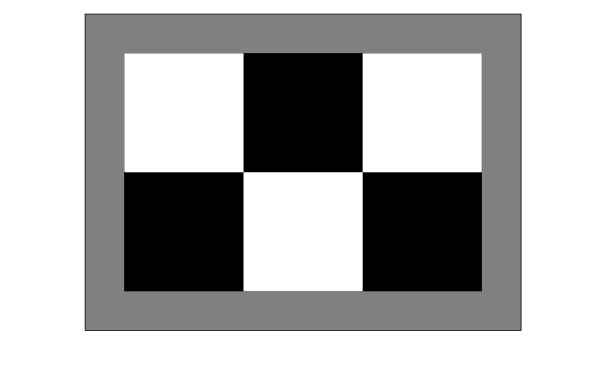
//> input picture test.png, 598 x 380 px
$ ./baseline test.png   (built with g++ and OpenCV 4)
//> lines starting //> are read from the running program, lines starting //| are printed output that depends on the picture; after the words box and inside, x2 and y2 are one past the last pixel; in counts of white or black regions, pixels touching at a corner belong together
#include "opencv2/imgproc/imgproc.hpp"
#include "opencv2/highgui/highgui.hpp"
#include <iostream>
using namespace cv;
using namespace std;
Mat src, src_gray;
int maxCorners = 10;
int maxTrackbar = 25;
RNG rng(12345);
const char* source_window = "Image";
void goodFeaturesToTrack_Demo( int, void* );
int main( int argc, char** argv )
{
    CommandLineParser parser( argc, argv, "{@input | pic3.png | input image}" );
    src = imread( samples::findFile( parser.get<String>( "@input" ) ) );
//> src is the input picture: 380 rows x 598 cols, CV_8UC3; min 0, max 255, mean 176.7
    if( src.empty() )
    {
        cout << "Could not open or find the image!\n" << endl;
        cout << "Usage: " << argv[0] << " <Input image>" << endl;
        return -1;
    }
    cvtColor( src, src_gray, COLOR_BGR2GRAY );
    namedWindow( source_window );
    createTrackbar( "Max corners:", source_window, &maxCorners, maxTrackbar, goodFeaturesToTrack_Demo );
    imshow( source_window, src );
    goodFeaturesToTrack_Demo( 0, 0 );
    waitKey();
    return 0;
}
void goodFeaturesToTrack_Demo( int, void* )
{
    maxCorners = MAX(maxCorners, 1);
    vector<Point2f> corners;
    double qualityLevel = 0.01;
    double minDistance = 10;
    int blockSize = 3, gradientSize = 3;
    bool useHarrisDetector = false;
    double k = 0.04;
    Mat copy = src.clone();
    goodFeaturesToTrack( src_gray,
                         corners,
                         maxCorners,
                         qualityLevel,
                         minDistance,
                         Mat(),
                         blockSize,
                         gradientSize,
                         useHarrisDetector,
                         k );
//> corners = 10 Points (x, y): [363, 171], [244, 171], [85, 330], [85, 14], [481, 173], [124, 173], [361, 53], [520, 14], [520, 330], [361, 290]
    cout << "** Number of corners detected: " << corners.size() << endl;
//| ** Number of corners detected: 10
    int radius = 4;
    for( size_t i = 0; i < corners.size(); i++ )
    {
        circle( copy, corners[i], radius, Scalar(rng.uniform(0,255), rng.uniform(0, 256), rng.uniform(0, 256)), FILLED );
    }
//> this loop made 10 passes
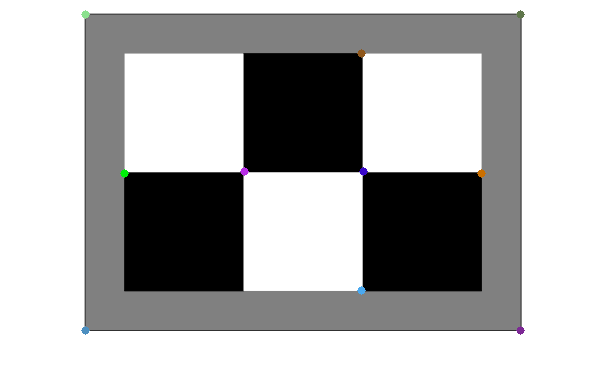
//> copy: 380 rows x 598 cols, CV_8UC3; 0.22% of pixels changed, all inside (x1, y1, x2, y2) = (81, 10, 525, 335)
    namedWindow( source_window );
    imshow( source_window, copy );
    Size winSize = Size( 5, 5 );
    Size zeroZone = Size( -1, -1 );
    TermCriteria criteria = TermCriteria( TermCriteria::EPS + TermCriteria::COUNT, 40, 0.001 );
    cornerSubPix( src_gray, corners, winSize, zeroZone, criteria );
//> corners = 10 Points (x, y): [362.2, 171.7], [243.1, 171.7], [84.25, 330.6], [84.18, 13.17], [481.1, 171.7], [124, 171.7], [362.3, 53.01], [521.3, 13.23], [521.1, 330.5], [362.2, 290.4]
    for( size_t i = 0; i < corners.size(); i++ )
    {
        cout << " -- Refined Corner [" << i << "]  (" << corners[i].x << "," << corners[i].y << ")" << endl;
    }
}
